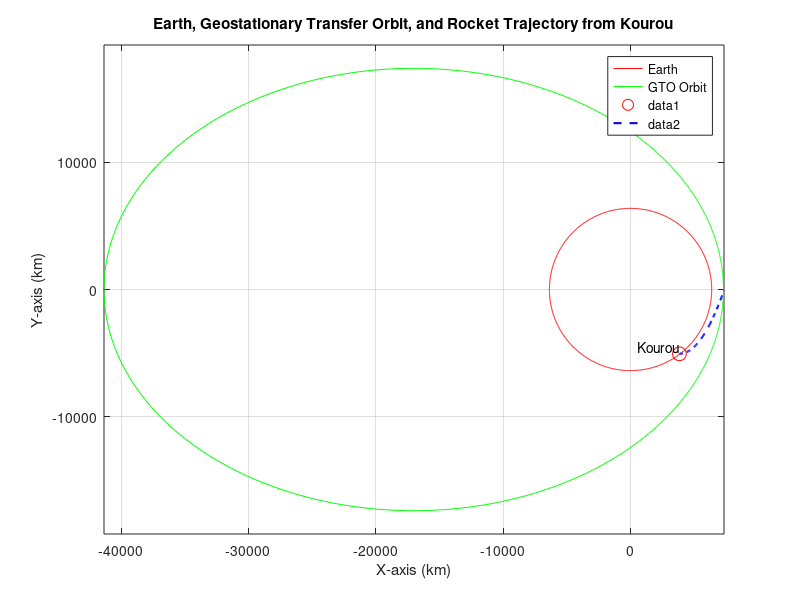

Reproduce this figure in MATLAB.
    % Define Earth properties
    earth_radius = 6371;  % Earth's radius in kilometers
    
    % Create a circle representing Earth
    earth_theta = linspace(0, 2*pi, 1000);  % Angle range for plotting
    earth_x = earth_radius * cos(earth_theta);
    earth_y = earth_radius * sin(earth_theta);
    
    % Plot Earth centered at (0,0)
    figure;
    plot(earth_x, earth_y, 'r');  % Plot Earth as a red circle centered at (0,0)
    hold on;  % Hold the plot for adding the GTO, launch point, and rocket trajectory
    
    % Define the orbital elements for GTO
    semi_major_axis = 24322.0;  % Example value for semi-major axis in kilometers
    eccentricity = 0.7;          % Example value for eccentricity
    
    % Calculate the parameters needed for plotting the GTO ellipse
    theta = linspace(0, 2*pi, 1000);  % Angle range for plotting
    r = semi_major_axis * (1 - eccentricity^2) ./ (1 + eccentricity * cos(theta)); % Polar equation for ellipse
    
    % Convert polar coordinates to Cartesian coordinates for GTO
    x_gto = r .* cos(theta);
    y_gto = r .* sin(theta);
    
    % Plot the GTO ellipse centered at (-1.7025e+04,0)
    plot(x_gto, y_gto,'g');
    xlabel('X-axis (km)');
    ylabel('Y-axis (km)');
    title('Earth, Geostationary Transfer Orbit, and Rocket Trajectory from Kourou');
    legend('Earth', 'GTO Orbit');
    
    % Add the marker for Kourou launch site
    kourou_latitude = 5.2360;   % Latitude of Kourou
    kourou_longitude = -52.7686;  % Longitude of Kourou
    
    % Convert Kourou coordinates to Cartesian coordinates on the Earth's surface
    x_kourou = earth_radius * cosd(kourou_latitude) * cosd(kourou_longitude);
    y_kourou = earth_radius * cosd(kourou_latitude) * sind(kourou_longitude);
    
    % Plotting Kourou on the Earth's surface
    plot(x_kourou, y_kourou, 'ro', 'MarkerSize', 10);  % Plotting Kourou as a red circle marker
    text(x_kourou, y_kourou, 'Kourou', 'VerticalAlignment', 'bottom', 'HorizontalAlignment', 'right'); % Label for Kourou
    
    % Calculate the angle along the GTO orbit for the rocket's destination
    %rocket_destination_angle = pi/4; % Example angle, in radians (modify as needed)
    
    % Calculate the coordinates of the rocket's destination on the GTO orbit
    %x_rocket_dest = semi_major_axis * cos(rocket_destination_angle);
    %y_rocket_dest = semi_major_axis * sin(rocket_destination_angle);
    
    % Plotting the trajectory from Kourou to the rocket's destination
    %plot([x_kourou, x_rocket_dest], [y_kourou, y_rocket_dest], 'b--', 'LineWidth', 1.5); % Green dashed line for rocket trajectory
    
    axis equal; % Set aspect ratio to equal for a circular representation of the ellipse
    % (Your previous code remains unchanged)
    
    % Define rocket parameters
    rocket_height = 5000; % Example height reached by the rocket (in kilometers)
    rocket_distance = 3500; % Example distance traveled horizontally (in kilometers)
    
    % Calculate the rocket's initial and final positions
    x_rocket_start = x_kourou;
    y_rocket_start = y_kourou;
    

    % Define the parabolic trajectory coordinates starting from the rocket's initial position
    x_parabola = linspace(0, rocket_distance, 100);
    y_parabola = (rocket_height / (rocket_distance^2)) * x_parabola.^2;

    % Offset the parabolic trajectory to match the rocket's starting point
    x_parabola = x_parabola + x_rocket_start;
    y_parabola = y_parabola + y_rocket_start;

  
    % Plotting the rocket's parabolic trajectory
    plot(x_parabola, y_parabola, 'b--', 'LineWidth', 1.5); % Blue dashed line for rocket's parabolic trajectory


    grid on;
    hold off;  % Release the plot hold
